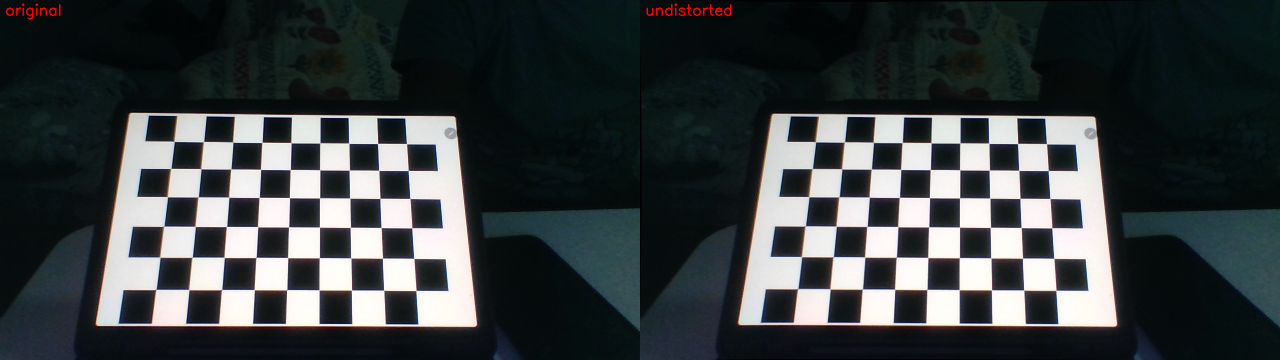
#> input picture media/calib_undistort_laptop_webcam.png, 2560 x 720 px, given in place of the camera (shown at 1/2 size)
$ python capture_sheet_images.py --out out.png   (older library calls are emulated)
#> lines starting #> are read from the running program, lines starting #| are printed output that depends on the picture; after the words box and inside, x2 and y2 are one past the last pixel; in counts of white or black regions, pixels touching at a corner belong together
"""Photograph the printed block test sheet (step 4.2b) - run this on WINDOWS (WSL cannot see the webcam).

  Windows PowerShell:
    python capture_sheet_images.py --out D:\\so101_data\\sheet_test

Uses only OpenCV + NumPy (no project packages), like capture_calib_images.py.
Capture at the SAME resolution and focus setting as the calibration (default 1280 x 720,
autofocus off) - the intrinsics are only valid for that.

Live view: the checkerboard corners and the outline of the whole sheet are drawn. The status
line shows the block scale at the detector input (px/mm). The detector was trained at about
2.1 px/mm, so aim for 1.8 - 2.4 (green). For a 1280 x 720 laptop webcam that is roughly
30 - 40 cm between camera and sheet.
Keys:
  SPACE  save the frame (only if the board is found, the image is sharp and the sheet is fully visible)
  q      quit
Aim for 15 - 20 photos: different distances within the green range, the sheet tilted up to
~20 deg in different directions, different positions in the image, and different light
(ceiling light, desk lamp, daylight). Keep the sheet FLAT (tape it to a book or a box).
"""
import argparse
from pathlib import Path

import cv2
import numpy as np

# must match perception/so101_perception/print_sheet.py
COLS, ROWS, SQUARE_MM = 7, 4, 15.0
BOARD_ORIGIN_MM = np.array([35.0, 130.0])            # page position of inner corner (0, 0)
A4_W_MM, A4_H_MM = 297.0, 210.0
SCALE_OK = (1.8, 2.4)                                # px/mm at the detector input


def sharpness(gray):
    return cv2.Laplacian(gray, cv2.CV_64F).var()     # variance of the Laplacian: low = blurry


def orient(corners, gray):
    """Put the corners into the sheet's board order: x = page right, y = page down, corner
    (0, 0) next to a BLACK square. OpenCV may return them mirrored or rotated by 180 deg."""
    c = corners.reshape(ROWS, COLS, 2).astype(np.float64)
    x_axis, y_axis = c[0, -1] - c[0, 0], c[-1, 0] - c[0, 0]
    if x_axis[0] * y_axis[1] - x_axis[1] * y_axis[0] < 0:     # mirrored order
        c = c[:, ::-1]

    def grey_at(p):
        x, y = np.clip(np.round(p).astype(int), 0, [gray.shape[1] - 1, gray.shape[0] - 1])
        return float(gray[y, x])

    sq00 = c[:2, :2].reshape(-1, 2).mean(axis=0)              # square between corners (0,0)-(1,1)
    sq10 = c[:2, 1:3].reshape(-1, 2).mean(axis=0)             # its right neighbour
    if grey_at(sq00) > grey_at(sq10):                         # (0,0) square must be the dark one
        c = c[::-1, ::-1]
    return c.reshape(-1, 2)


def main(a):
    out = Path(a.out)
    out.mkdir(parents=True, exist_ok=True)
    cap = cv2.VideoCapture(a.camera, cv2.CAP_DSHOW)
    cap.set(cv2.CAP_PROP_FRAME_WIDTH, a.width)
    cap.set(cv2.CAP_PROP_FRAME_HEIGHT, a.height)
    cap.set(cv2.CAP_PROP_AUTOFOCUS, 0)                        # a changing focus changes the intrinsics
    w, h = int(cap.get(cv2.CAP_PROP_FRAME_WIDTH)), int(cap.get(cv2.CAP_PROP_FRAME_HEIGHT))
    print(f"camera {a.camera}: {w} x {h}")
    if (w, h) != (a.width, a.height):
        print(f"WARNING: the camera gives {w} x {h}, not {a.width} x {a.height} - "
              "the calibration will not match")
    n = len(list(out.glob("sheet_*.png")))
    grid_mm = np.mgrid[0:COLS, 0:ROWS].T.reshape(-1, 2).astype(np.float64) * SQUARE_MM
    sheet_mm = np.array([[0, 0], [A4_W_MM, 0], [A4_W_MM, A4_H_MM], [0, A4_H_MM]]) - BOARD_ORIGIN_MM

    while True:
        ok, frame = cap.read()
#> frame is the input picture: shape (720, 2560, 3); mean B, G, R 64.8, 63.6, 58.4
        if not ok:
            print("cannot read from the camera")
            break
        gray = cv2.cvtColor(frame, cv2.COLOR_BGR2GRAY)
        small = cv2.resize(gray, None, fx=0.5, fy=0.5)
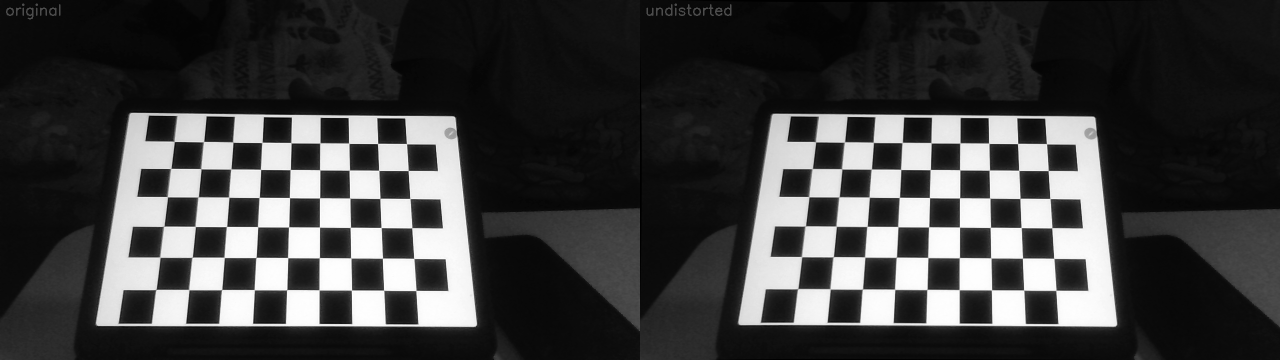
#> small: shape (360, 1280); min 0, max 254, mean 62.3
        found, corners = cv2.findChessboardCorners(
            small, (COLS, ROWS), flags=cv2.CALIB_CB_ADAPTIVE_THRESH | cv2.CALIB_CB_FAST_CHECK)
#> found = False; corners = None
        sharp = sharpness(gray)
#> sharp = 257.8
        view = frame.copy()
        scale = None
        visible = False
        if found:
            c = orient(corners * 2, gray)
            cv2.drawChessboardCorners(view, (COLS, ROWS), c.reshape(-1, 1, 2).astype(np.float32), True)
            Hm, _ = cv2.findHomography(grid_mm, c)
            outline = cv2.perspectiveTransform(sheet_mm.reshape(-1, 1, 2), Hm).reshape(-1, 2)
            margin = 15                                       # px; the outline ignores lens distortion
            visible = bool(np.all((outline >= margin) & (outline <= [w - 1 - margin, h - 1 - margin])))
            cv2.polylines(view, [outline.astype(np.int32)], True, (0, 255, 0) if visible else (0, 0, 255), 2)
            d = np.concatenate([np.linalg.norm(np.diff(c.reshape(ROWS, COLS, 2), axis=1), axis=2).ravel(),
                                np.linalg.norm(np.diff(c.reshape(ROWS, COLS, 2), axis=0), axis=2).ravel()])
            scale = d.mean() / SQUARE_MM * a.imgsz / max(w, h)
        scale_ok = scale is not None and SCALE_OK[0] <= scale <= SCALE_OK[1]
        sharp_ok = sharp > a.min_sharpness
#> sharp_ok = True
        msg = (f"saved {n} | scale {scale:.2f} px/mm" if scale is not None else f"saved {n} | no board")
        msg += f" ({'ok' if scale_ok else 'move closer' if scale is not None and scale < SCALE_OK[0] else 'move away' if scale is not None else '-'})"
        msg += f" | sheet {'visible' if visible else 'CUT OFF'} | sharp {sharp:.0f}"
        good = found and visible and sharp_ok
#> good = False
        cv2.putText(view, msg, (10, 30), cv2.FONT_HERSHEY_SIMPLEX, 0.7,
                    (0, 200, 0) if good and scale_ok else (0, 165, 255) if good else (0, 0, 255), 2)
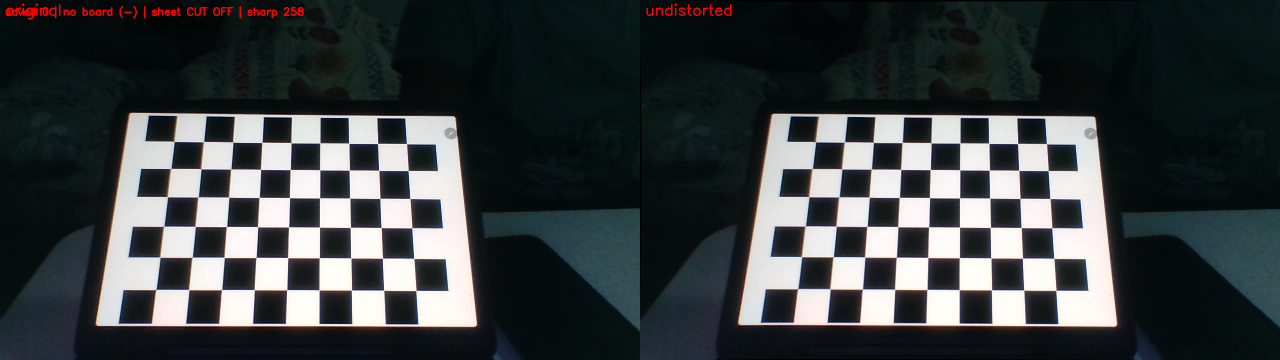
#> view: shape (720, 2560, 3) (shown at 1/2 size); 0.18% of pixels changed, all inside (x1, y1, x2, y2) = (11, 12, 608, 37)
        cv2.imshow("sheet capture", view)
        key = cv2.waitKey(1) & 0xFF
#> (key q is pressed here)
        if key == ord("q"):
            break
        if key == ord(" "):
            if not found:
                print("not saved: board not detected")
            elif not visible:
                print("not saved: the sheet is cut off by the image border")
            elif not sharp_ok:
                print(f"not saved: too blurry ({sharp:.0f} < {a.min_sharpness})")
            else:
                path = out / f"sheet_{n:02d}.png"
                cv2.imwrite(str(path), frame)
                n += 1
                print(f"saved {path}  (scale {scale:.2f} px/mm{'' if scale_ok else ' - outside 1.8-2.4'})")
    cap.release()
    cv2.destroyAllWindows()


if __name__ == "__main__":
    p = argparse.ArgumentParser()
    p.add_argument("--out", required=True)
    p.add_argument("--camera", type=int, default=0)
    p.add_argument("--width", type=int, default=1280)
    p.add_argument("--height", type=int, default=720)
    p.add_argument("--imgsz", type=int, default=960, help="detector input size (for the scale readout)")
    p.add_argument("--min-sharpness", type=float, default=80.0)
    main(p.parse_args())

$ run again, on media/calib_undistort_phone.png
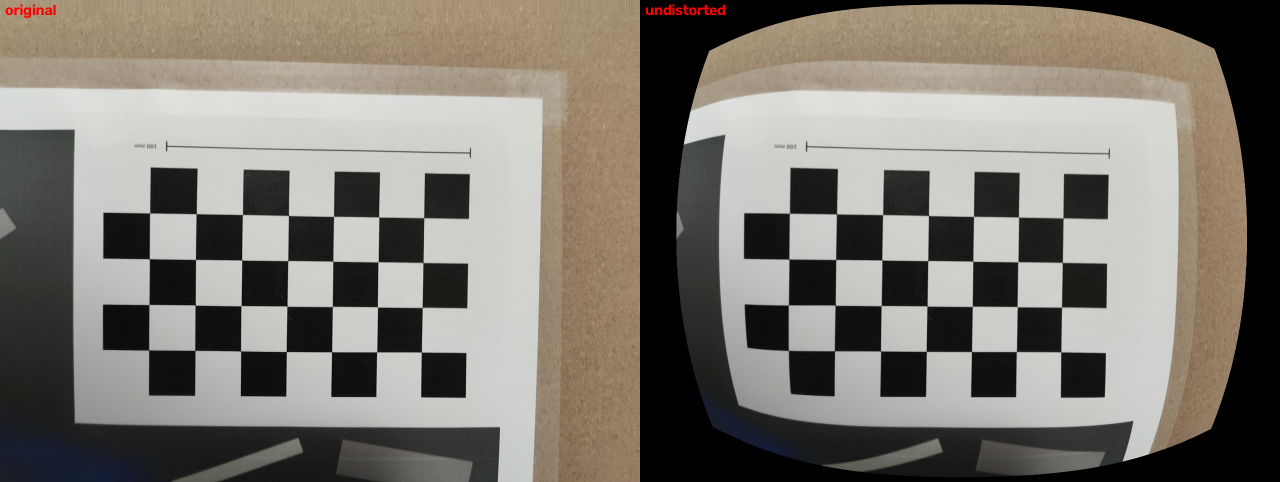
#> input picture media/calib_undistort_phone.png, 2560 x 964 px, given in place of the camera (shown at 1/2 size)
#> in main, frame is the input picture: shape (964, 2560, 3); mean B, G, R 113.2, 121.1, 126.1
#> in main, `small = cv2.resize(gray, None, fx=0.5, fy=0.5)`:
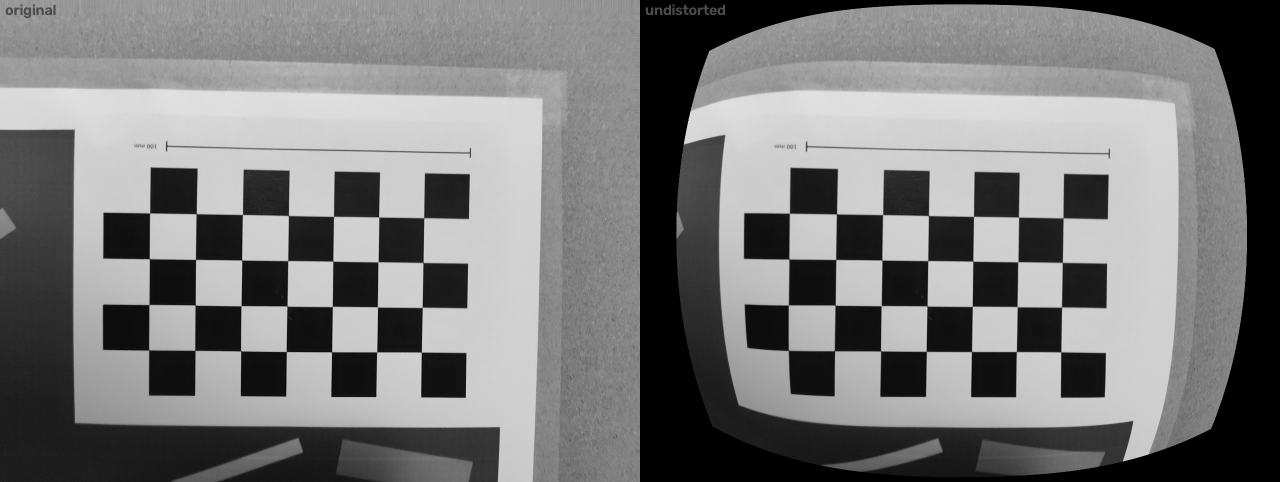
#> small: shape (482, 1280); min 0, max 226, mean 121.8
#> found = True; corners = 28 rows, first 8: [421.4, 352.2], [376.7, 351.8], [331.6, 351.7], [286.3, 351.5], [240.6, 350.8], [194.9, 350.4], [148.6, 349.9], [422.3, 307.4]
#> sharp = 194.3
#> x_axis = [-545.6, -4.48]; y_axis = [4.62, -269]
#> sq00 = [798.9, 659.1]
#> sq10 = [709.1, 658.4]
#> x = 799; y = 659
#> c = 28 pairs, first value 297.2 to 847.4, second value 425.8 to 704.4
#> Hm = [[-6.13, 0.0333, 842.9], [-0.2, -6.01, 704.4], [-0.000221, -7.91e-05, 1]]
#> outline = [[1034.5, 1466.6], [-806.2, 1505.4], [-813, 182.7], [1058.7, 230]]
#> visible = False
#> d = 45 values, max 93.24 at index 23, min 89.48 at index 0, mean 90.88
#> scale = 2.27
#> scale_ok = True
#> in main, `msg = (f"saved {n} | scale {scale:.2f} px/mm" if scale is not None els..`: msg = 'saved 0 | scale 2.27 px/mm'
#> in main, `msg += f" ({'ok' if scale_ok else 'move closer' if scale is not None a..`: msg = 'saved 0 | scale 2.27 px/mm (ok)'
#> good = False
#> in main, `cv2.putText(view, msg, (10, 30), cv2.FONT_HERSHEY_SIMPLEX, 0.7, (0, 20..`:
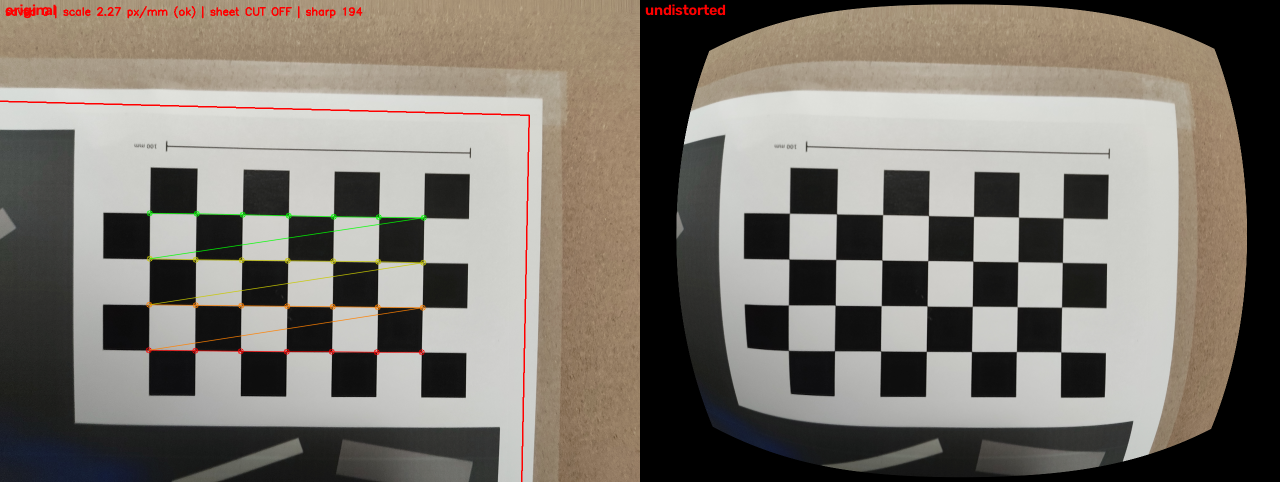
#> view: shape (964, 2560, 3) (shown at 1/2 size); mean B, G, R 112.3, 120.5, 126.5
